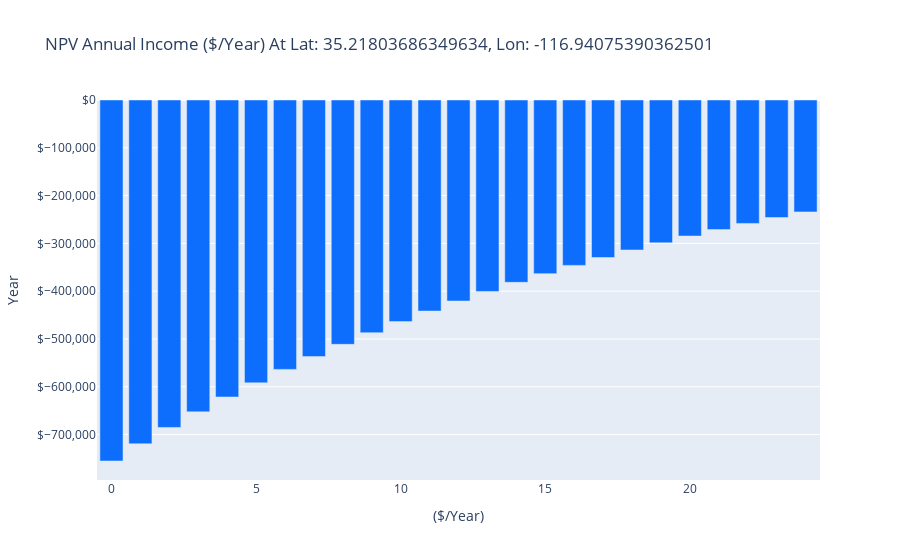

The notebook cell this image was saved under:
### Markdown cell above
### 10. Build plot of NPV of cashflow streams from plant through time

### Code cell
from dash import dcc
from dash import html
from dash.dependencies import Input, Output
import plotly.graph_objs as go


#Create graph object Figure object with data
fig = go.Figure(data = go.Bar(x = lifetime_value_df.index, y = lifetime_value_df['NPV Annual Income ($/Year)'], marker_color='#0d6efd'))

#Update layout for graph object Figure
fig.update_layout(barmode='stack', 
                  title_text = f"NPV Annual Income ($/Year) At Lat: {user_inputs['project_latitude']}, Lon: {user_inputs['project_longitude']}",
                  xaxis_title = '($/Year)',
                  yaxis_title = 'Year',
                  yaxis_tickprefix = '$', 
                  yaxis_tickformat = ',')

fig

#plotly_plot_obj = plot({'data': fig}, output_type='div')

### Figure 1 — Plotly figure (JSON) as saved in the notebook; plotly's stock layout.template omitted (floating-point values rounded to 4 significant figures)
{"data": [{"marker": {"color": "#0d6efd"}, "type": "bar", "x": [0, 1, 2, 3, 4, 5, 6, 7, 8, 9, 10, 11, 12, 13, 14, 15, 16, 17, 18, 19, 20, 21, 22, 23, 24], "y": [-755300.0, -719400.0, -685100.0, -652500.0, -621400.0, -591800.0, -563600.0, -536800.0, -511200.0, -486900.0, -463700.0, -441600.0, -420600.0, -400600.0, -381500.0, -363300.0, -346000.0, -329600.0, -313900.0, -298900.0, -284700.0, -271100.0, -258200.0, -245900.0, -234200.0]}], "layout": {"barmode": "stack", "title": {"text": "NPV Annual Income ($/Year) At Lat: 35.21803686349634, Lon: -116.94075390362501"}, "xaxis": {"title": {"text": "($/Year)"}}, "yaxis": {"tickformat": ",", "tickprefix": "$", "title": {"text": "Year"}}}}
